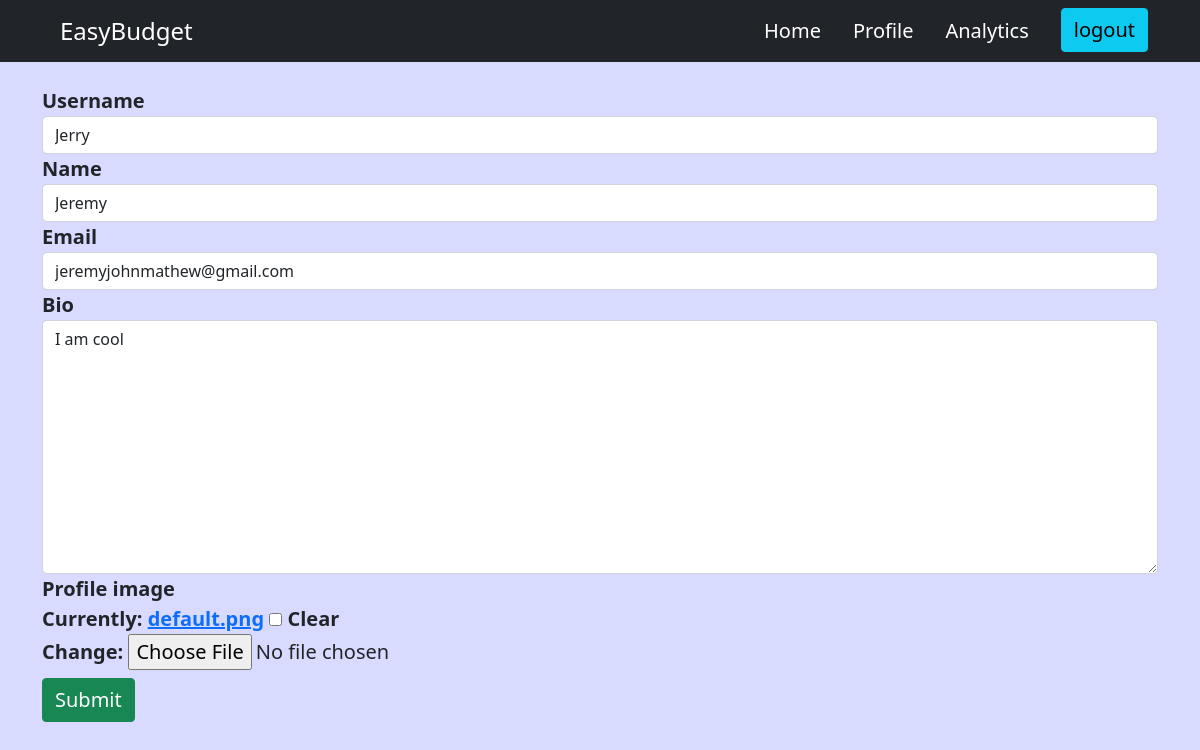
The page /profile/edit-user/ (signed in) on the database as committed earlier.
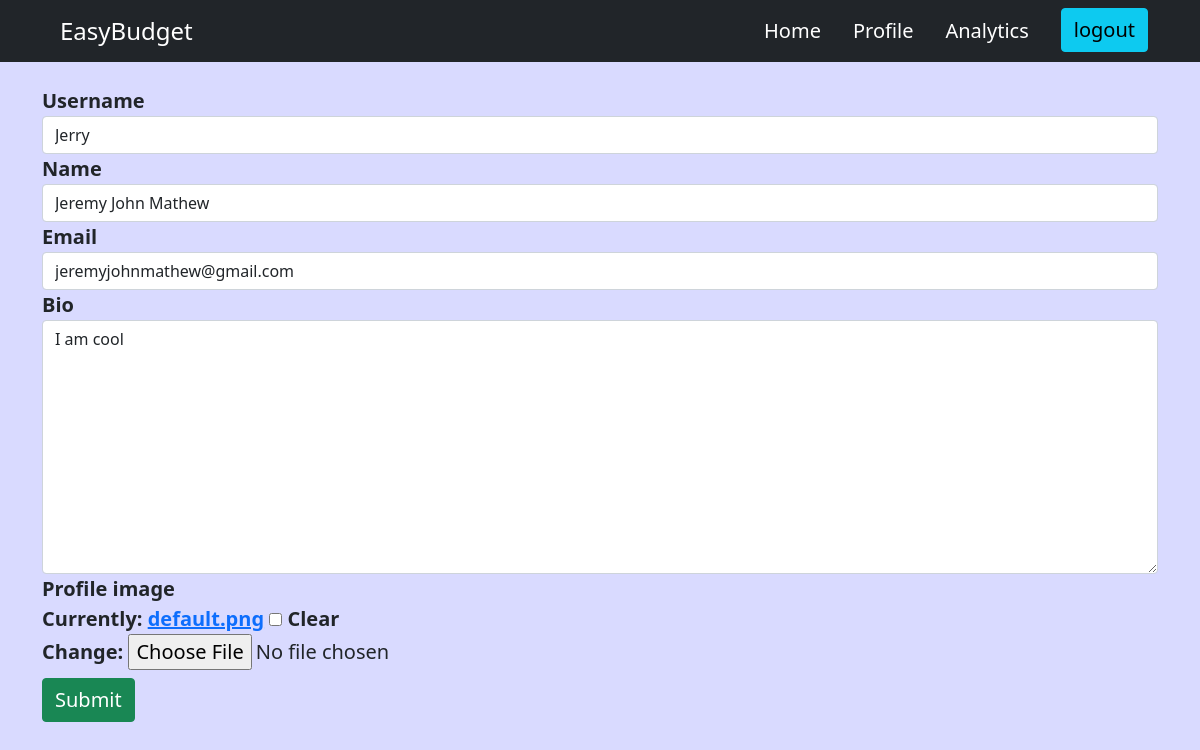
The same page on the database as committed later.
### user/models.py (models this page shows, shortened)
class Profile(models.Model):
    user = models.OneToOneField(User,on_delete=models.CASCADE, null =True, blank = True)
    username= models.CharField(max_length=200, blank = True, null = True)
    name = models.CharField(max_length=200, blank = True, null = True)
    email = models.EmailField(max_length=500, blank = True, null=True)
    bio = models.TextField(blank = True, null = True)
    profile_image = models.ImageField(null = True, blank = True,default = 'images/user-default.png')
    created = models.DateTimeField(auto_now_add=True)
    id = models.UUIDField(default=uuid.uuid4, unique = True, primary_key=True, editable=False)

### user/views.py (the view)
# urls.py: path('edit-user/', views.editUser, name= 'edit-user')
def editUser(request):
    user = request.user
    form = editUserForm(instance = user.profile)
    context = {'form':form}
    if request.method == "POST":
        form = editUserForm(request.POST, request.FILES,instance=user.profile)
        if form.is_valid:
            form.save()
            return redirect('profile')
    return render(request, "user/edit-user.html",context)

### budget/forms.py
class editUserForm(ModelForm):
    class Meta:
        model = Profile
        fields = "__all__"
        exclude = ['user']

### user/templates/user/edit-user.html (shortened to what this page needs)
{% extends 'main.html' %}
{% load crispy_forms_tags %}
{% block content %}
<div class="container-sm my-4">
    <div class="mt-4 fs-5 fw-bold">
        <form action="{% url 'edit-user' %}" method="POST" enctype = "multipart/form-data">
            {{form|crispy}}
            <input type="submit" class = "btn btn-success my-2 fs-5">
        </form>
    </div>
{% endblock content %}

Rows that differ between the two databases and show on the page:
changed Profile "Jerry": name "Jeremy" → "Jeremy John Mathew"
